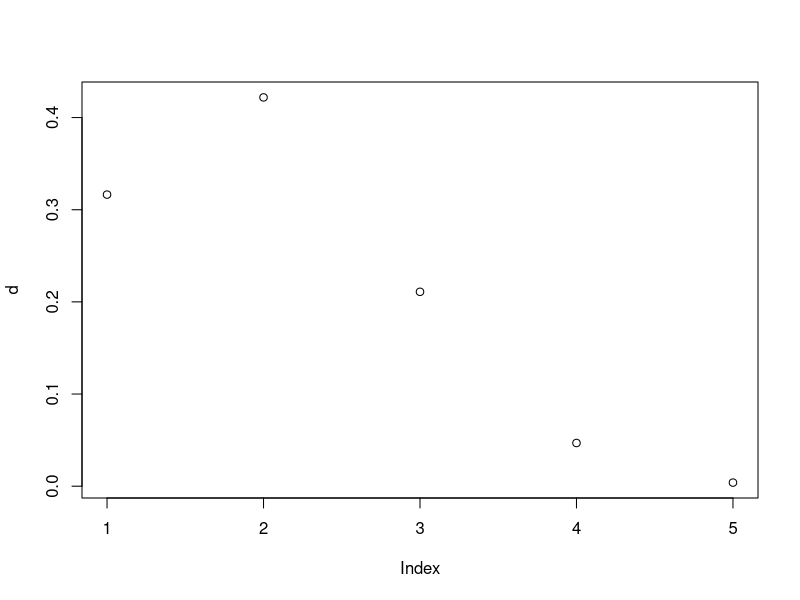
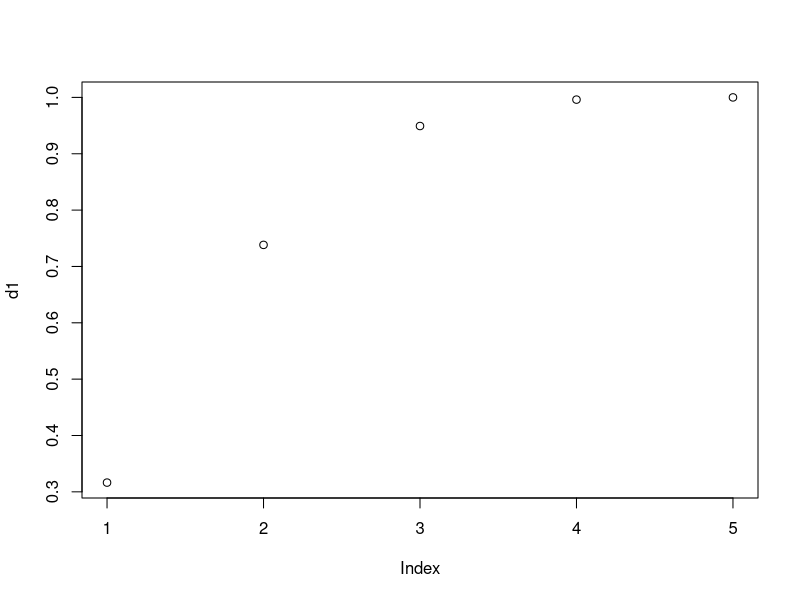
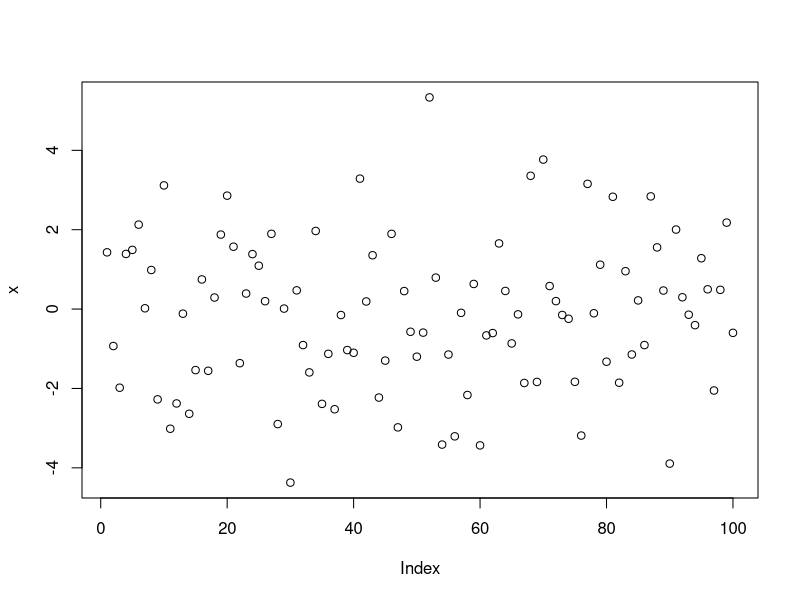
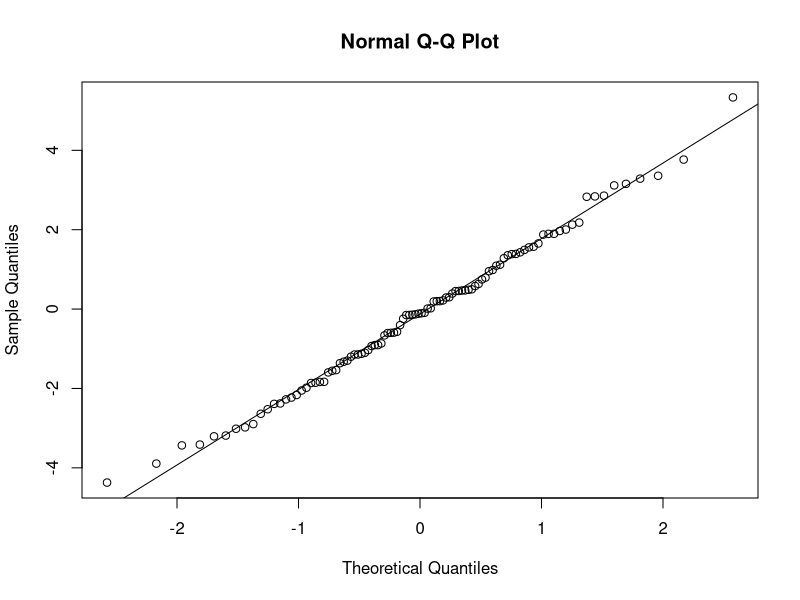
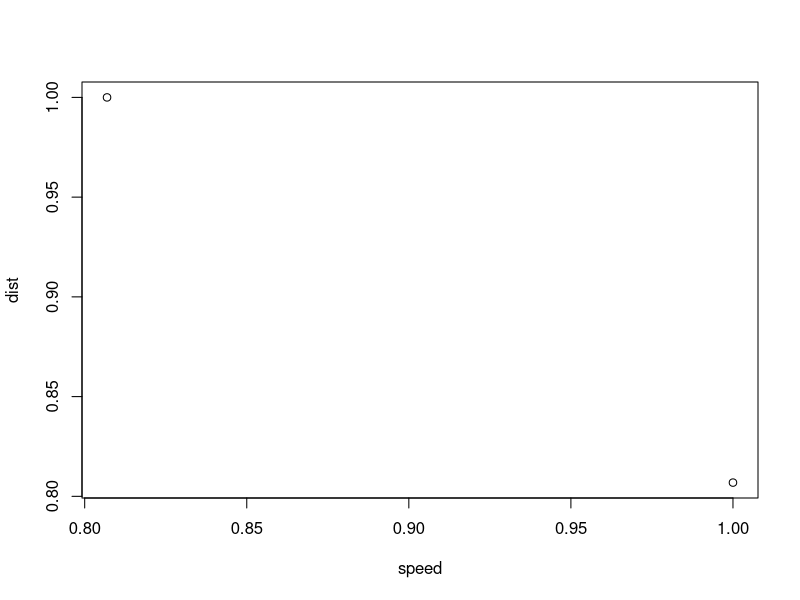
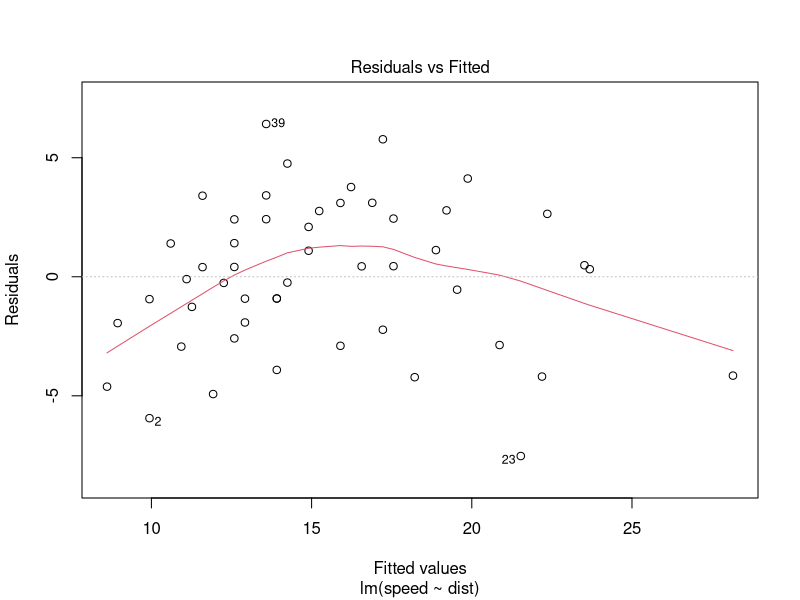
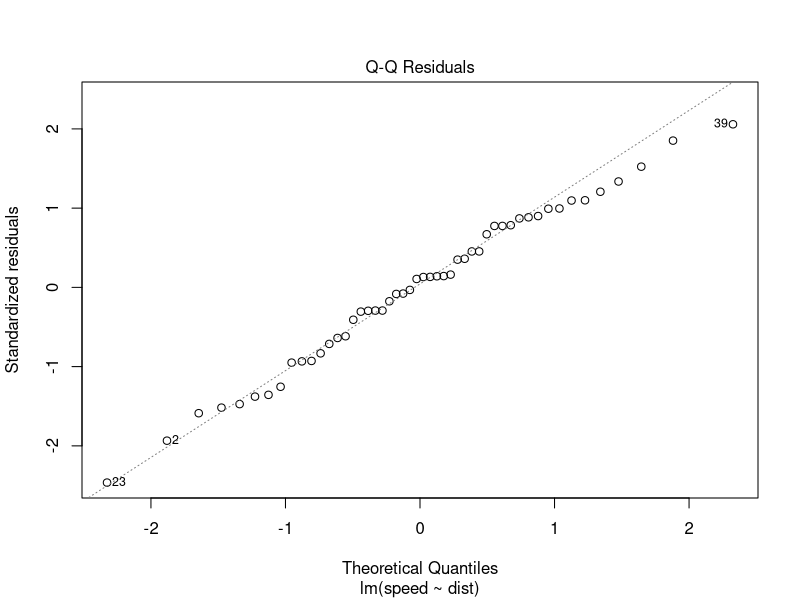
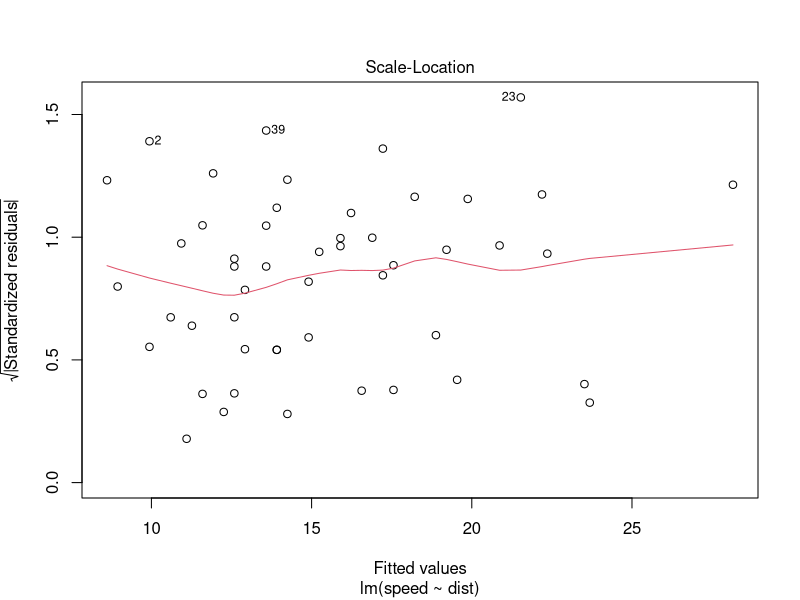

Recreate these plots in R, in order.
## ---- chunk 1
dbinom(3, 5, 0.5)
## ---- chunk 2
dbinom(0, 4, 0.25)
## ---- chunk 3
dbinom(1, 4, 0.25)
## ---- chunk 4
dbinom(2, 4, 0.25)
## ---- chunk 5
dbinom(3, 4, 0.25)
## ---- chunk 6
dbinom(4, 4, 0.25)
## ---- chunk 7
d <- c(dbinom(0, 4, 0.25),dbinom(1, 4, 0.25),dbinom(2, 4, 0.25),dbinom(3, 4, 0.25),dbinom(4, 4, 0.25))

plot(d)
## ---- chunk 8
pbinom(0, 4, 0.25)
## ---- chunk 9
pbinom(3, 4, 0.25)
## ---- chunk 10
d1 <- c(pbinom(0, 4, 0.25),pbinom(1, 4, 0.25),pbinom(2, 4, 0.25),pbinom(3, 4, 0.25),pbinom(4, 4, 0.25))

plot(d1)
## ---- chunk 11
dbinom(7, 12, 0.25)
## ---- chunk 12
dbinom(12, 12, 0.25)
## ---- chunk 13
pnorm(6, 8, 2)
## ---- chunk 14
pnorm(8, 8, 2)
## ---- chunk 15
pnorm(6, 8, 2, lower.tail = F)
## ---- chunk 16
pnorm(10, 8, 2, lower.tail = F)
## ---- chunk 17
pnorm(6, 8, 2) + pnorm(10, 8, 2, lower.tail = F)
## ---- chunk 18
pnorm(10, 8, 2) - pnorm(8, 8, 2)
## ---- chunk 19
x <- rnorm(100, sd = 2)
x
## ---- chunk 20
plot(x)
## ---- chunk 21
qqnorm(x)
qqline(x)
## ---- chunk 22
shapiro.test(x)
## ---- chunk 23
data("cars")

cars
## ---- chunk 24
dim(cars)
## ---- chunk 25
summary(cars)
## ---- chunk 26
cor(cars)
## ---- chunk 27
plot(cor(cars))
## ---- chunk 28
modelo <- lm(speed ~ dist, cars)
modelo
## ---- chunk 29
plot(modelo)
## ---- chunk 30
plot(speed ~ dist, data = cars)
abline(modelo) #linha de melhor ajuste
## ---- chunk 31
funcao <- function(interseccao, inclinacao, valor){
  return(interseccao + (inclinacao * valor))
}

funcao(modelo$coefficients[1], modelo$coefficients[2], 22 )
## ---- chunk 32
predict(modelo, data.frame(dist = 22))
## ---- chunk 33
summary(modelo)
## ---- chunk 34
modelo$coefficients
## ---- chunk 35
modelo$residuals
## ---- chunk 36
plot(modelo$fitted.values, cars$dist)
